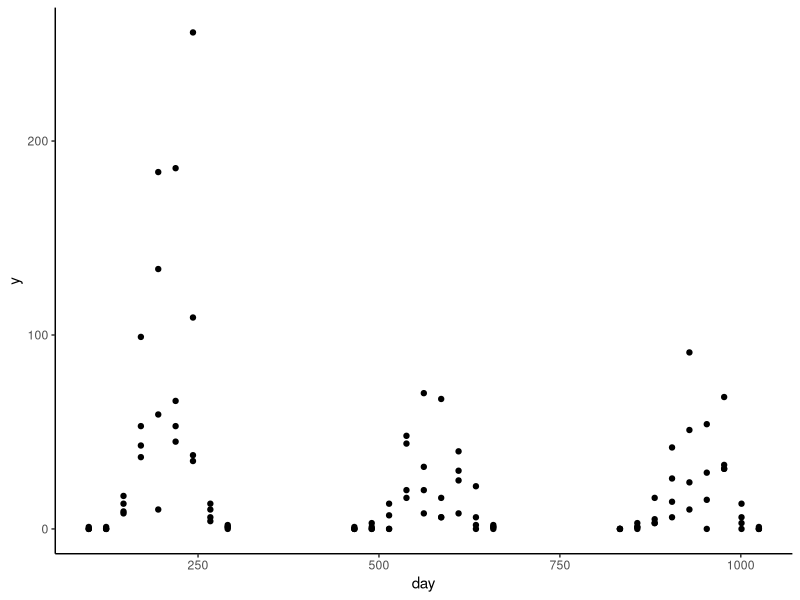
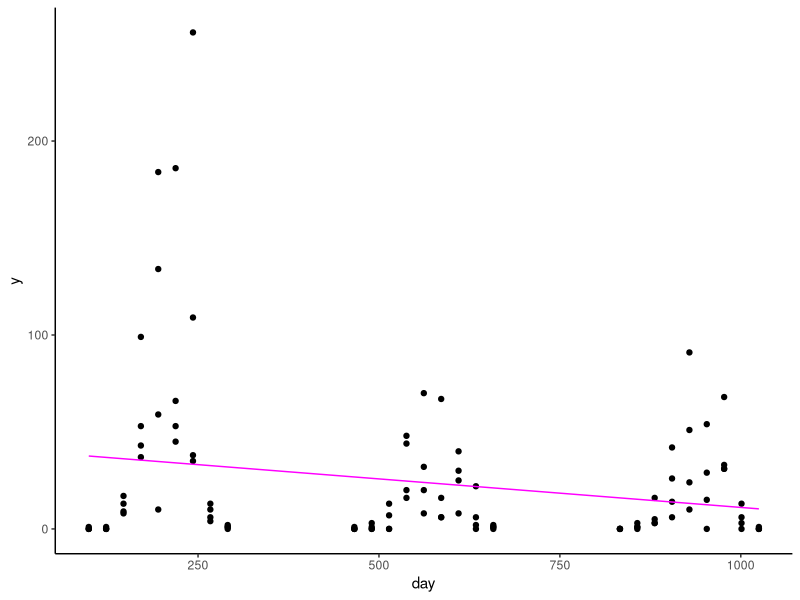
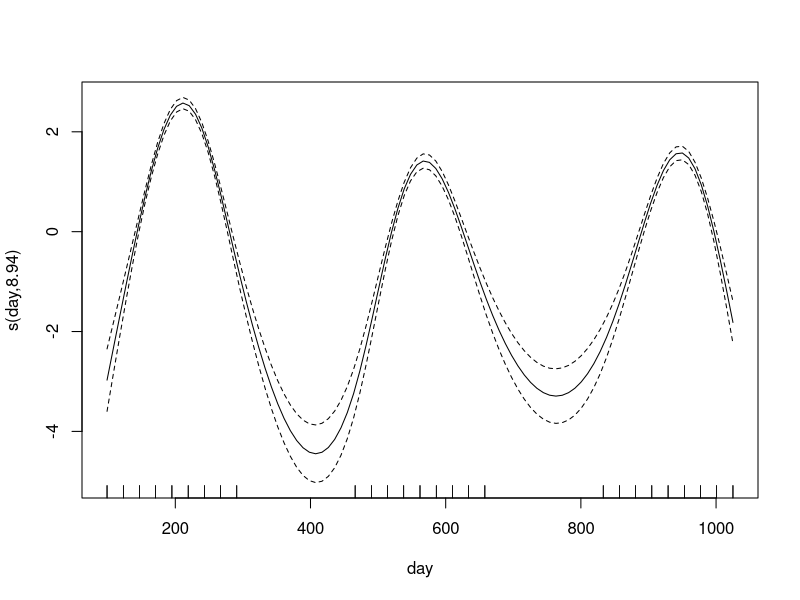
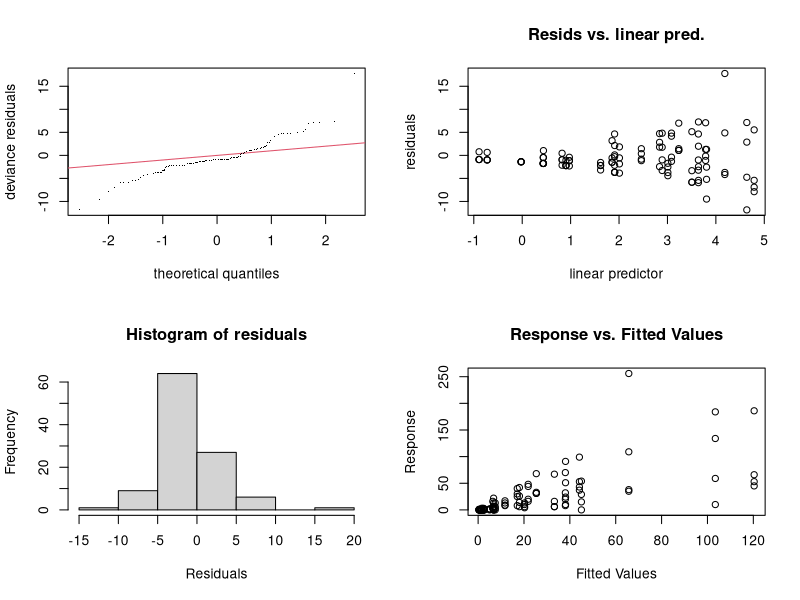
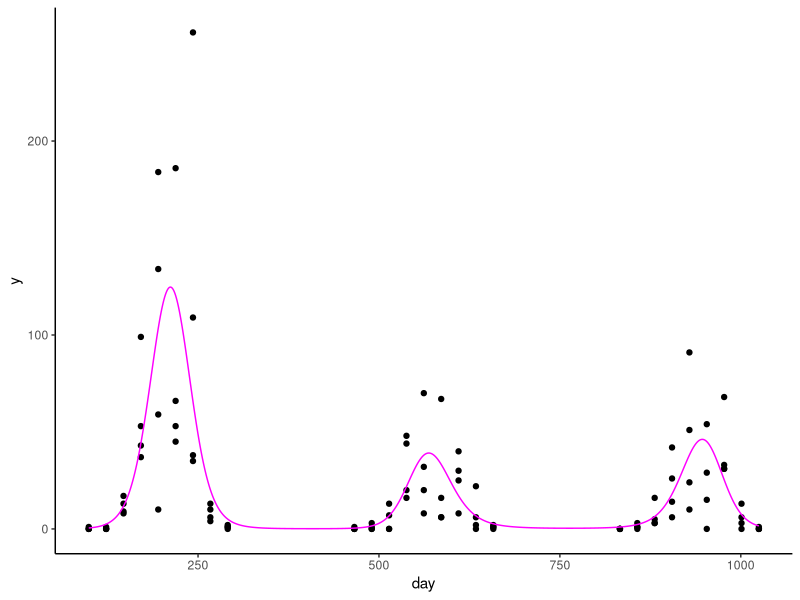
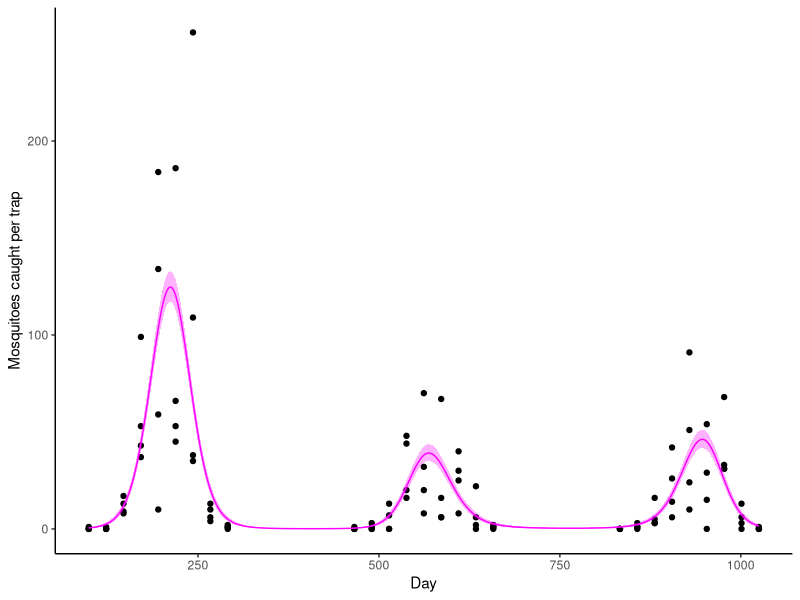
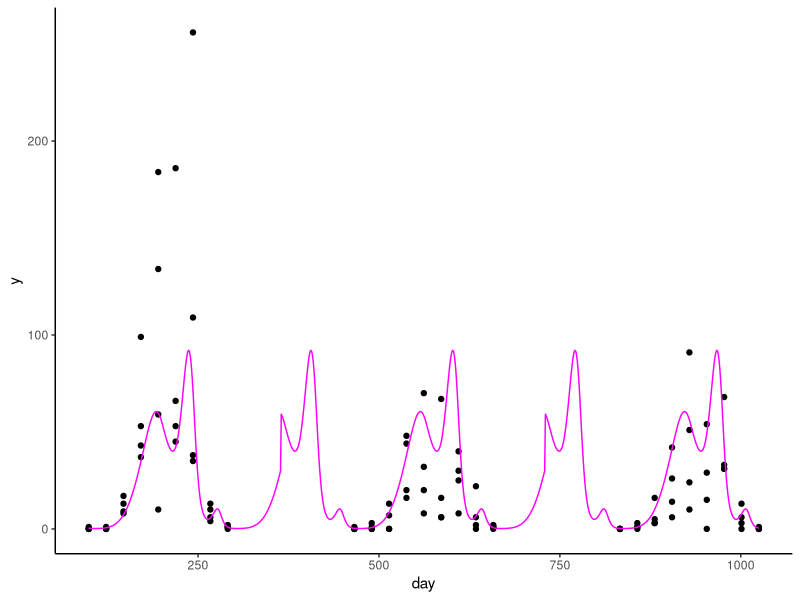
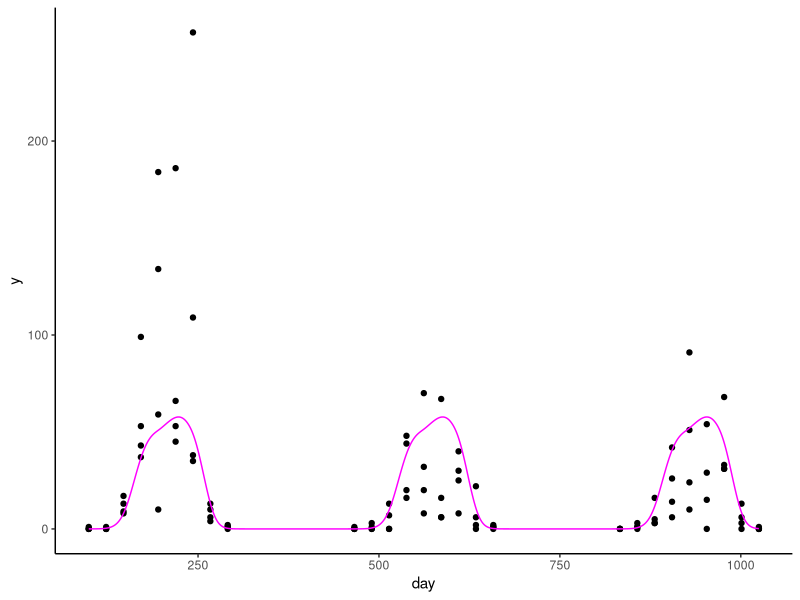

Write R code to recreate these figures, in order.
#useful reference: https://noamross.github.io/gams-in-r-course/

library(ggplot2)
library(lme4)
library(mgcv)

#The data here is simulated data for mosquito 
# collections, to estimate the Human Biting Rate (HBR)
df <- read.csv('data/HBR_data.csv')

head(df)

table(df$Village)

#notice 'day of year' resets for each year, so we might want another time variable 
# here

df$day <- df$day_of_year + 365 * (df$year - 2021)

#For now, let's look at data from one village (Village_5)

df2 <- df[df$Village=='Village_5',]

#Here, 'y' is the number of mosquitoes caught per trap per night
table(df2$y)

ggplot(df2) + geom_point(aes(x = day, y = y)) + theme_classic()

#Try a linear model. (we could also write this as a poisson model, for count data, as a glm...)
m1 <- lm(y ~ day, data = df2)
summary(m1)

#Let's add the model to the plot
ggplot(df2) + geom_point(aes(x = day, y = y)) + theme_classic() + 
  geom_function(fun = function(x) m1$coefficients[[1]] + m1$coefficients[[2]] * x,
                color = 'magenta')

#Let's try a gam model
mod_g <- gam(y ~ s(day, k = 10), data = df2, family = poisson, method = "REML")
summary(mod_g)

#Things to look for in the summary: the edf for each spline (here we just have one spline, for 'day')
# if edf is equal to 1 (or close to 1), this indicates that the spline is (more-or-less) linear.
# This probably indicates that we can include it in the model as a linear term,
# and we don't need to use the spline. 

#We can also plot the spline (note: this is on the model scale )
plot(mod_g, rug = T)

# The function gam.check() can help us to see if k is too low
# if the k-index is below 1 and the edf is close to k', then 
# it could be useful to increase the value of k, and re-fit the model
# Note: inside gam.check, a significant p value indicates k is too low,
# it doesn't tell us about whether a term should be included in the model...
gam.check(mod_g)

#Now, we try to use the predict function to extract model predictions
min(df2$day)
max(df2$day)
new_dat <- data.frame('day' = seq(99,1025))
yy <- predict(mod_g, newdata = new_dat, type = 'response')

new_dat$pred <- yy

ggplot(df2) + geom_point(aes(x = day, y = y)) + theme_classic() + 
  geom_line(data = new_dat, aes(x = day, y = pred), color = 'magenta')

#For the 95% CIs, we'll need the predictions on the 'link' (model) scale
yy2 <- predict(mod_g, newdata = new_dat, type = 'link', se.fit = T)

new_dat$pred_ci1 <- exp(yy2$fit - 1.96*yy2$se.fit)
new_dat$pred_ci2 <- exp(yy2$fit + 1.96*yy2$se.fit)

ggplot(df2) + geom_point(aes(x = day, y = y)) + theme_classic() + 
  geom_line(data = new_dat, aes(x = day, y = pred), color = 'magenta') + 
  geom_ribbon(data = new_dat, aes(x = day, ymin = pred_ci1, ymax = pred_ci2), 
              fill = 'magenta', alpha = .3) + xlab('Day') + 
  ylab('Mosquitoes caught per trap')



## Utilising information on seasonality

#So far, we are not utilising seasonality in the model- the gam() does not know 
# that we have data from 3 years. We can change this, using a periodic spline,
# by setting bs = 'cc', like this: 

#Notice that I am using 'day_in_year' now!
mod_g2 <- gam(y ~ s(day_of_year, k = 11, bs = 'cc'), data = df2, family = poisson, method = "REML")
summary(mod_g2)

#Now let's use predict(). It'll be useful to have 'day' here too, for plotting
new_dat2 <- data.frame('day' = seq(99,1025))
new_dat2$day_of_year <- new_dat2$day %% 365

#View the data. What does the '%%' operator do?
#View(new_dat2)

yy2 <- predict(mod_g2, newdata = new_dat2, type = 'response')

new_dat2$pred <- yy2

# Now plot: 
ggplot(df2) + geom_point(aes(x = day, y = y)) + theme_classic() + 
  geom_line(data = new_dat2, aes(x = day, y = pred), color = 'magenta')

# How strange! This is not what we want: because we are missing data from the 
# dry season, the model has not correctly inferred the periodicity.

#Fortunately, we can provide the information to the model
#Period is from 0 to 365
mod_g3 <- gam(y ~ s(day_of_year, k = 7, bs = 'cc'), data = df2, 
              family = poisson, knots = list(day_of_year = c(0,365)),
              method = "REML")
summary(mod_g3)

yy2 <- predict(mod_g3, newdata = new_dat2, type = 'response')

new_dat2$pred <- yy2

# Now plot: 
ggplot(df2) + geom_point(aes(x = day, y = y)) + theme_classic() + 
  geom_line(data = new_dat2, aes(x = day, y = pred), color = 'magenta')


#Ok, now the model knows about the seasonality.
# However, it is not necessarily the case that we expect the same numbers of 
# mosquitoes each year. Let's add that information to the model:

mod_g4 <- gam(y ~ factor(year) + s(day_of_year, k = 7, bs = 'cc'), data = df2, 
              family = poisson, knots = list(day_of_year = c(0,365)), method = "REML")
summary(mod_g4)

#We see that there are some significant differences!
# Let's make some predictions
# It'll be useful to have 'day' here too, for plotting
new_dat3 <- data.frame('day' = seq(99,1025))
new_dat3$day_of_year <- new_dat3$day %% 365

new_dat3$year <- 2021
new_dat3[new_dat3$day > 365 & new_dat3$day <= 730 ,]$year <- 2022
new_dat3[new_dat3$day > 730,]$year <- 2023
new_dat3$year <- as.factor(new_dat3$year)

yy3 <- predict(mod_g4, newdata = new_dat3, type = 'response')

new_dat3$pred <- yy3

# Now plot: 
# Now we see the model expects different magnitudes of mosquito population
# each year.
ggplot(df2) + geom_point(aes(x = day, y = y)) + theme_classic() + 
  geom_line(data = new_dat3, aes(x = day, y = pred), color = 'magenta')

ggplot(df) + geom_point(aes(x = day, y = y, color = District)) + theme_classic() + 
  geom_line(data = new_dat3, aes(x = day, y = pred), color = 'magenta')
